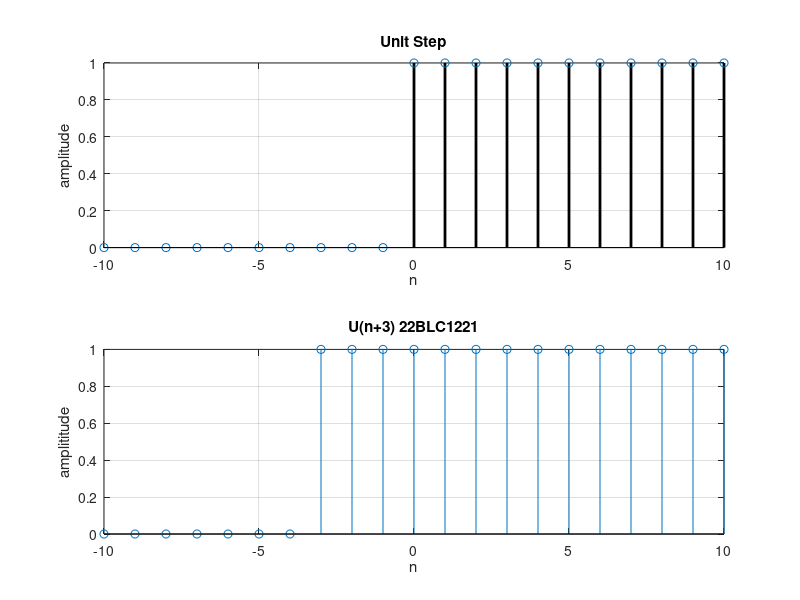

Write the MATLAB code that produced this figure.
clc 
clear all; 
close all;
figure(1);
n=-10:10;
y = [zeros(1,10),ones(1,11)];
subplot(2,1,1);
stem(n,y,"color","k","LineWidth",2);
grid on
xlabel('n')
ylabel('amplitude')
title("Unit Step");
n=-10:10;
y=[zeros(1,7),ones(1,14)];
subplot(2,1,2);
stem(n,y);
grid on
xlabel('n');
ylabel('amplititude')
title('U(n+3) 22BLC1221')
